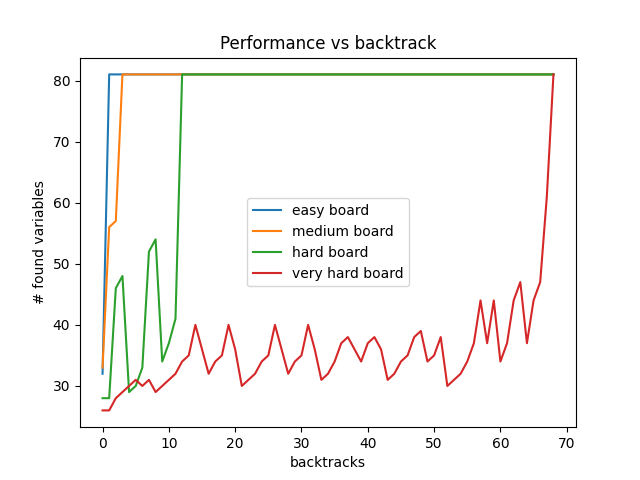

The Python source for this figure:
from sudoku import Sudoku
import matplotlib.pyplot as plt
import numpy as np

def eval():
    """
    Function for evaluating the solver for different sudoku puzzles.

    ---
    plots a graph containing the solvers progress.
    """
    #solving
    s1 = Sudoku('sudoku/easy.txt'); s1.solve()
    s2 = Sudoku('sudoku/medium.txt'); s2.solve()
    s3 = Sudoku('sudoku/hard.txt'); s3.solve()
    s4 = Sudoku('sudoku/veryhard.txt'); s4.solve()

    #comparing progress
    p1 = s1.progress #progress is a array containing the number of completed variables.
    p2 = s2.progress
    p3 = s3.progress
    p4 = s4.progress

    #plotting progresses
    progresses = [p1, p2, p3, p4]
    x_length = max(len(p) for p in progresses)
    for p in progresses:
        while(len(p) < x_length): p.append(81)

    fig, ax = plt.subplots()
    plt.title("Performance vs backtrack")
    plt.xlabel("backtracks")
    plt.ylabel("# found variables")
    ax.plot(np.arange(x_length), progresses[0], label="easy board")
    ax.plot(np.arange(x_length), progresses[1], label="medium board")
    ax.plot(np.arange(x_length), progresses[2], label="hard board")
    ax.plot(np.arange(x_length), progresses[3], label="very hard board")
    ax.legend()
    
    plt.savefig("test.png")

if __name__ == "__main__":
    eval()
